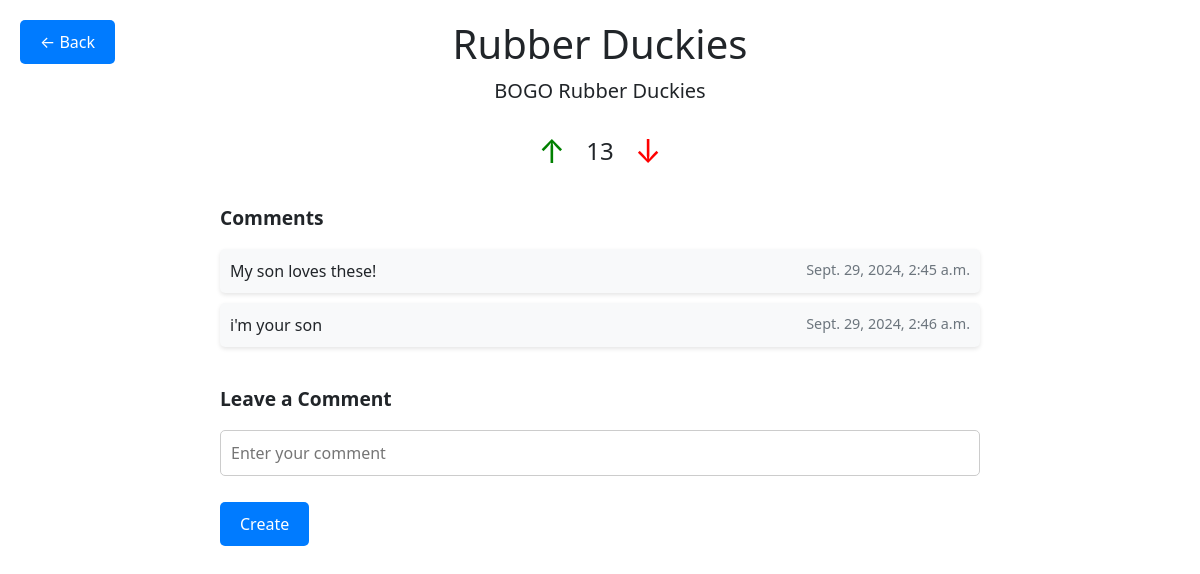
The app's page /app/post/14/, older data.
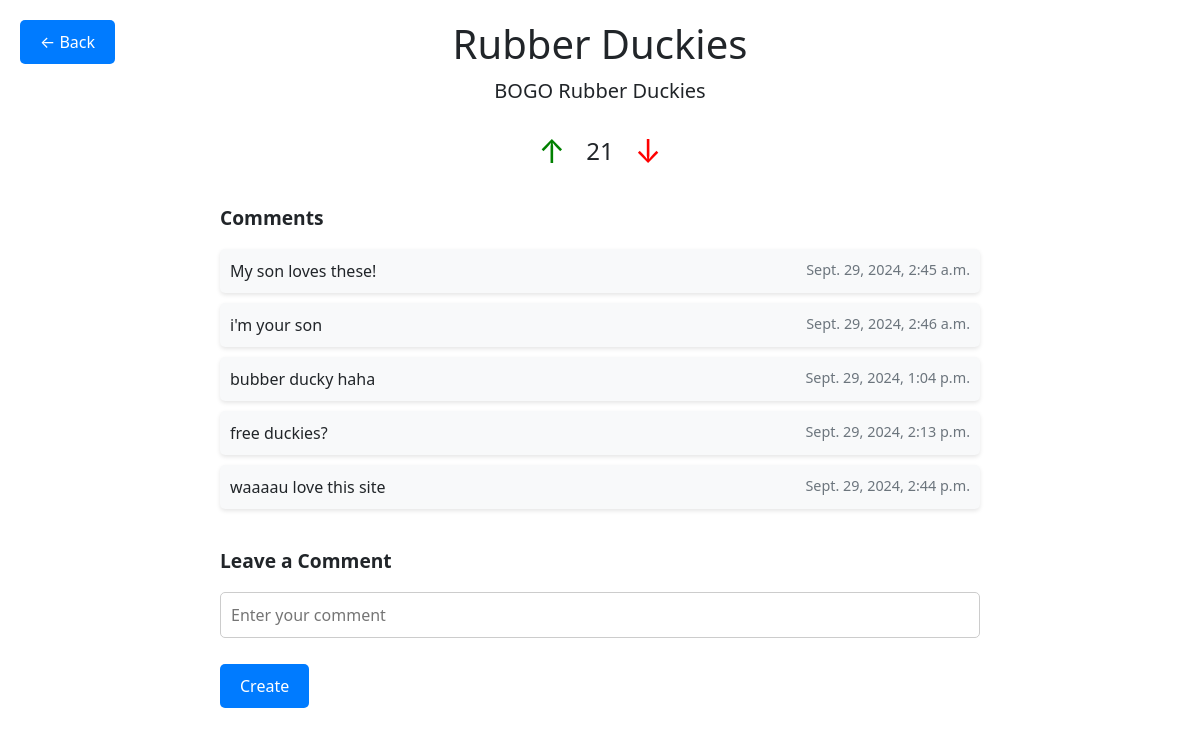
The same page, newer data.
### deals/models.py (models this page shows, shortened)
class Post(models.Model):
    product_name = models.CharField(max_length=200)
    location_name = models.CharField(max_length = 200)
    location_street_address = models.CharField(max_length = 200)
    location_lat = models.FloatField(default = 36.1446206)
    location_long = models.FloatField(default = -86.8032659)
    info_text = models.CharField(max_length = 500)
    score = models.IntegerField(default = 0)
    post_date = models.DateTimeField("date posted")
    tags = models.ManyToManyField(Tag)

class Comment(models.Model):
    post = models.ForeignKey(Post, on_delete=models.CASCADE)
    body_text = models.CharField(max_length=1000)
    post_date = models.DateTimeField("date posted")

### deals/views.py (the view)
# urls.py: path("post/<int:post_id>/", views.detail, name="detail"),
def detail(request, post_id: int) -> HttpResponse:
    post = get_object_or_404(Post, pk=post_id)
    return render(request, "deals/detail.html", {"post": post})

### deals/templates/deals/detail.html (shortened to what this page needs)
<!DOCTYPE html>
<html lang="en">
<head>
    <link href="https://cdn.jsdelivr.net/npm/bootstrap@5.3.0-alpha1/dist/css/bootstrap.min.css" rel="stylesheet">
</head>
<body>
    <a href="{% url 'deals:home'%}" class="back-button">← Back </a>
    <div class="page-container">
        <h1>{{ post.product_name }}</h1>
        <p class="lead text-center">{{ post.info_text }}</p>
        <form method="post" action="{% url 'deals:vote' post.id %}">
            <div class="vote-section">
                <button type="submit" name="upvote" class="vote-btn upvote">↑</button>
                <h3 id="score">{{ post.score }}</h3>
                <button type="submit" name="downvote" class="vote-btn downvote">↓</button>
            </div>
        </form>
        <div class="comment-list">
            <h2 class="comment-heading">Comments</h2>
            <ul class="list-unstyled">
                {% for comment in post.comment_set.all %}
                    <li class="comment-item">
                        {{ comment.body_text }}
                        <span class="comment-date">{{ comment.post_date }}</span>
                    </li>
                {% endfor %}
            </ul>
        </div>
        <div class="comment-section">
            <h2 class="comment-heading">Leave a Comment</h2>
            <form action="{% url 'deals:commenthandler' post.id%}" method="post">
                <fieldset>
                    <p>
                        <input type="text" name="comment_text" class="comment-input" placeholder="Enter your comment" required />
                    </p>
                </fieldset>
                <input type="submit" value="Create" class="submit-btn">
            </form>
        </div>
    </div>
</body>
</html>

Row changes from the older to the newer data that the page shows:
changed Post "Rubber Duckies": score "13" → "21"
added Comment: body_text "bubber ducky haha", post_date "Sept. 29, 2024, 1:04 p.m."
added Comment: body_text "free duckies?", post_date "Sept. 29, 2024, 2:13 p.m."
added Comment: body_text "waaaau love this site", post_date "Sept. 29, 2024, 2:44 p.m."
